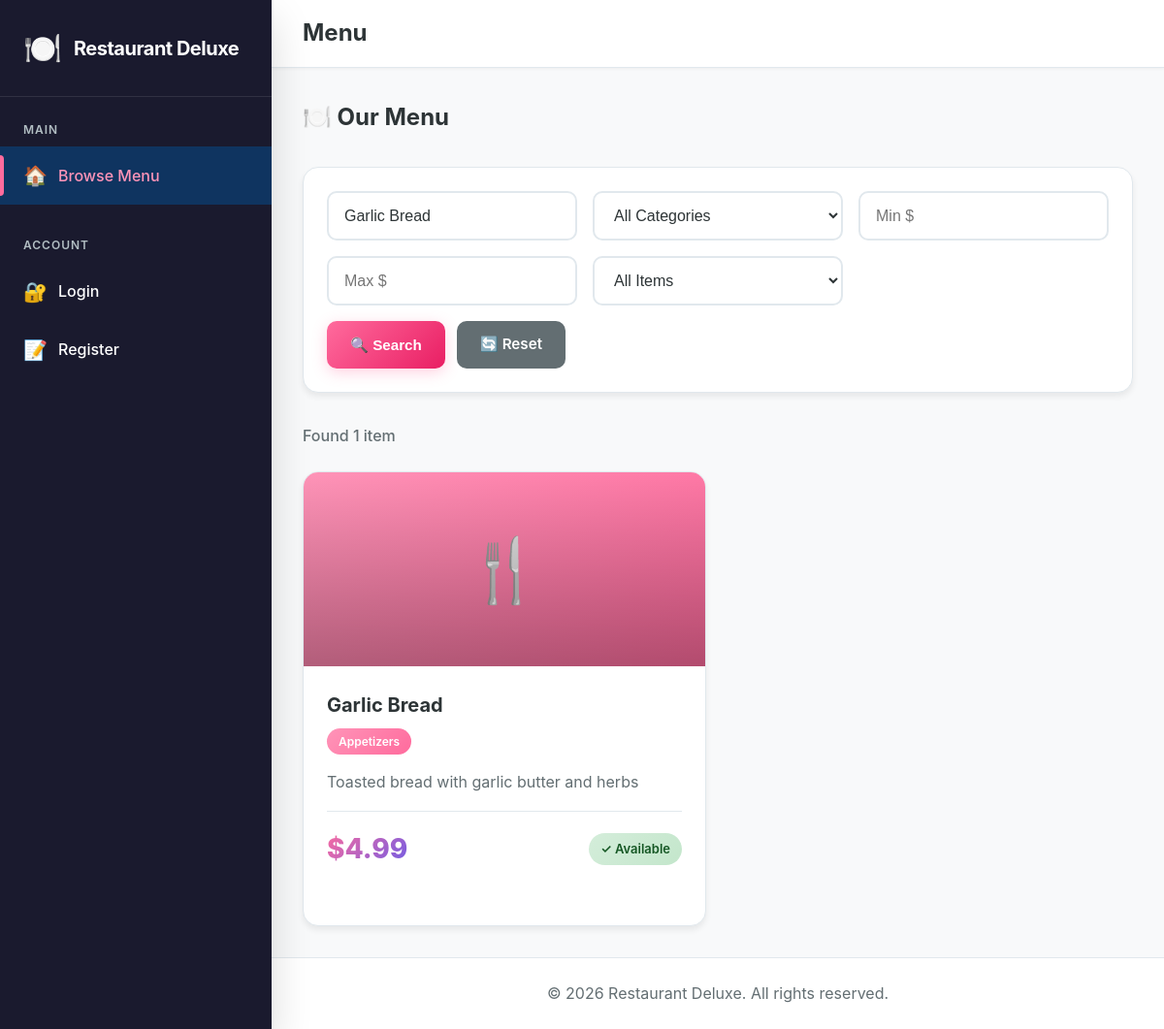
Page /public/index.php?keyword=Garlic Bread on the committed database.
### tables this page shows
CREATE TABLE IF NOT EXISTS menu_items (
    id INT AUTO_INCREMENT PRIMARY KEY,
    category_id INT NOT NULL,
    name VARCHAR(150) NOT NULL,
    description TEXT,
    price DECIMAL(10, 2) NOT NULL,
    cuisine VARCHAR(50),
    availability TINYINT(1) DEFAULT 1,
    image_url VARCHAR(255),
    created_at TIMESTAMP DEFAULT CURRENT_TIMESTAMP,
    updated_at TIMESTAMP DEFAULT CURRENT_TIMESTAMP ON UPDATE CURRENT_TIMESTAMP,
    FOREIGN KEY (category_id) REFERENCES categories(id) ON DELETE CASCADE,
    INDEX idx_category (category_id),
    INDEX idx_availability (availability)
);

CREATE TABLE IF NOT EXISTS categories (
    id INT AUTO_INCREMENT PRIMARY KEY,
    name VARCHAR(100) NOT NULL,
    description TEXT,
    created_at TIMESTAMP DEFAULT CURRENT_TIMESTAMP
);

### includes/functions.php (called while the page is built, shortened)
<?php
function escape($data) {
    return htmlspecialchars($data, ENT_QUOTES, 'UTF-8');
}
function formatPrice($price) {
    return '$' . number_format($price, 2);
}

### public/index.php (the view, shortened to what this page needs)
<?php
require_once '../config/db.php';
require_once '../includes/functions.php';
$sql = "SELECT menu_items.*, categories.name AS category_name
        FROM menu_items
        JOIN categories ON menu_items.category_id = categories.id
        WHERE 1=1";
$params = [];
if (!empty($_GET['keyword'])) {
    $sql .= " AND menu_items.name LIKE ?";
    $params[] = "%" . $_GET['keyword'] . "%";
}
$sql .= " ORDER BY menu_items.id DESC";
try {
    $stmt = $pdo->prepare($sql);
    $stmt->execute($params);
    $items = $stmt->fetchAll();
} catch (PDOException $e) {
    error_log($e->getMessage());
    $items = [];
    $categories = [];
}
include '../includes/header.php';
?>
<h2 style="margin-bottom: 2rem;">🍽️ Our Menu</h2>
<div class="search-form">
    <form method="GET">
        <div class="form-row">
            <input type="text" name="keyword" placeholder="Search dishes..." value="<?= escape($_GET['keyword'] ?? '') ?>">
            <select name="category_id">
                <option value="">All Categories</option>
            </select>
            <input type="number" name="min_price" placeholder="Min $" step="0.01" value="<?= escape($_GET['min_price'] ?? '') ?>">
            <input type="number" name="max_price" placeholder="Max $" step="0.01" value="<?= escape($_GET['max_price'] ?? '') ?>">
            <select name="availability">
                <option value="">All Items</option>
            </select>
        </div>
        <div class="btn-group">
            <button type="submit" class="btn btn-primary">🔍 Search</button>
            <a href="index.php" class="btn btn-secondary">🔄 Reset</a>
        </div>
    </form>
</div>
<?php if (empty($items)): ?>
    <div class="empty-state">
        <div class="empty-icon">🍽️</div>
        <p>No menu items found.</p>
        <a href="index.php" class="btn btn-primary">View All</a>
    </div>
<?php else: ?>
    <p class="results-count">Found <?= count($items) ?> item<?= count($items) != 1 ? 's' : '' ?></p>
    <div class="menu-grid">
        <?php foreach ($items as $item): ?>
            <div class="menu-card">
                <div class="menu-card-image">
                    🍴
                </div>
                <div class="menu-card-content">
                    <h3><?= escape($item['name']) ?></h3>
                    <div class="category"><?= escape($item['category_name']) ?></div>
                    <?php if ($item['description']): ?>
                        <p><?= escape($item['description']) ?></p>
                    <?php endif; ?>
                    <div class="price-status">
                        <span class="price"><?= formatPrice($item['price']) ?></span>
                        <span class="badge <?= $item['availability'] ? 'badge-success' : 'badge-danger' ?>">
                            <?= $item['availability'] ? '✓ Available' : '✗ Unavailable' ?>
                        </span>
                    </div>
                </div>
            </div>
        <?php endforeach; ?>
    </div>
<?php endif; ?>
<?php include '../includes/footer.php'; ?>

### public/assets/css/style.css (style rules this page uses)
:root { --primary: #ff6b9d; --primary-dark: #e91e63; --primary-light: #ff94b8; --secondary: #6c5ce7; --success: #00b894; --warning: #fdcb6e; --danger: #d63031; --info: #74b9ff; --sidebar-bg: #1a1a2e; --sidebar-hover: #16213e; --sidebar-active: #0f3460; --white: #ffffff; --bg-main: #f8f9fa; --bg-card: #ffffff; --border: #e1e8ed; --text-dark: #2d3436; --text-medium: #636e72; --text-light: #b2bec3; --shadow-sm: 0 1px 3px rgba(0,0,0,0.05); --shadow-md: 0 4px 6px rgba(0,0,0,0.07); --shadow-lg: 0 10px 25px rgba(0,0,0,0.1); --shadow-xl: 0 20px 40px rgba(0,0,0,0.15); --sidebar-width: 280px; --topbar-height: 70px; }
* { margin: 0; padding: 0; box-sizing: border-box; }
body { font-family: 'Inter', -apple-system, BlinkMacSystemFont, 'Segoe UI', sans-serif; background: var(--bg-main); color: var(--text-dark); line-height: 1.6; overflow-x: hidden; }
.menu-grid { display: grid; grid-template-columns: repeat(auto-fill, minmax(300px, 1fr)); gap: 1.5rem; margin-top: 1.5rem; }
.menu-card { background: var(--bg-card); border-radius: 16px; overflow: hidden; box-shadow: var(--shadow-md); transition: all 0.3s ease; border: 1px solid var(--border); display: flex; flex-direction: column; }
.menu-card-image { width: 100%; height: 200px; background: linear-gradient(135deg, var(--primary-light), var(--primary)); display: flex; align-items: center; justify-content: center; font-size: 4rem; position: relative; overflow: hidden; }
.menu-card-image::after { content: ''; position: absolute; top: 0; left: 0; right: 0; bottom: 0; background: linear-gradient(180deg, transparent 0%, rgba(0,0,0,0.3) 100%); }
.menu-card-content { padding: 1.5rem; flex: 1; display: flex; flex-direction: column; }
.menu-card h3 { font-size: 1.25rem; font-weight: 700; margin-bottom: 0.5rem; color: var(--text-dark); }
.category { display: inline-block; background: linear-gradient(135deg, var(--primary-light), var(--primary)); color: var(--white); padding: 0.25rem 0.75rem; border-radius: 20px; font-size: 0.75rem; font-weight: 600; margin-bottom: 1rem; width: fit-content; }
.menu-card p { color: var(--text-medium); margin-bottom: 1rem; flex: 1; line-height: 1.6; }
.price-status { display: flex; align-items: center; justify-content: space-between; padding: 1rem 0; border-top: 1px solid var(--border); margin-bottom: 1rem; }
.price { font-size: 1.75rem; font-weight: 800; background: linear-gradient(135deg, var(--primary), var(--secondary)); -webkit-background-clip: text; -webkit-text-fill-color: transparent; background-clip: text; }
.btn { display: inline-flex; align-items: center; justify-content: center; gap: 0.5rem; padding: 0.75rem 1.5rem; border: none; border-radius: 10px; font-weight: 600; font-size: 0.95rem; cursor: pointer; transition: all 0.2s ease; text-decoration: none; white-space: nowrap; }
.btn-primary { background: linear-gradient(135deg, var(--primary), var(--primary-dark)); color: var(--white); box-shadow: 0 4px 15px rgba(255, 107, 157, 0.3); }
.btn-secondary { background: var(--text-medium); color: var(--white); }
.btn-group { display: flex; gap: 0.75rem; flex-wrap: wrap; }
.badge { display: inline-flex; align-items: center; padding: 0.375rem 0.75rem; border-radius: 20px; font-size: 0.813rem; font-weight: 600; white-space: nowrap; }
.badge-success { background: linear-gradient(135deg, #d4edda, #c3e6cb); color: #155724; }
.search-form { background: var(--bg-card); padding: 1.5rem; border-radius: 16px; margin-bottom: 2rem; box-shadow: var(--shadow-md); border: 1px solid var(--border); }
input[type="text"], input[type="email"], input[type="password"], input[type="number"], input[type="tel"], select, textarea { width: 100%; padding: 0.875rem 1rem; border: 2px solid var(--border); border-radius: 10px; font-size: 1rem; transition: all 0.2s ease; background: var(--white); color: var(--text-dark); }
.form-row { display: grid; grid-template-columns: repeat(auto-fit, minmax(200px, 1fr)); gap: 1rem; margin-bottom: 1rem; }
.results-count { color: var(--text-medium); margin-bottom: 1.5rem; font-weight: 500; }

### rows in the picture
menu_items: name "Garlic Bread", category.name "Appetizers", description "Toasted bread with garlic butter and herbs", price "$4.99", availability "✓ Available"

### other values in the picture
$pageTitle "Menu"
count($items) "1"
